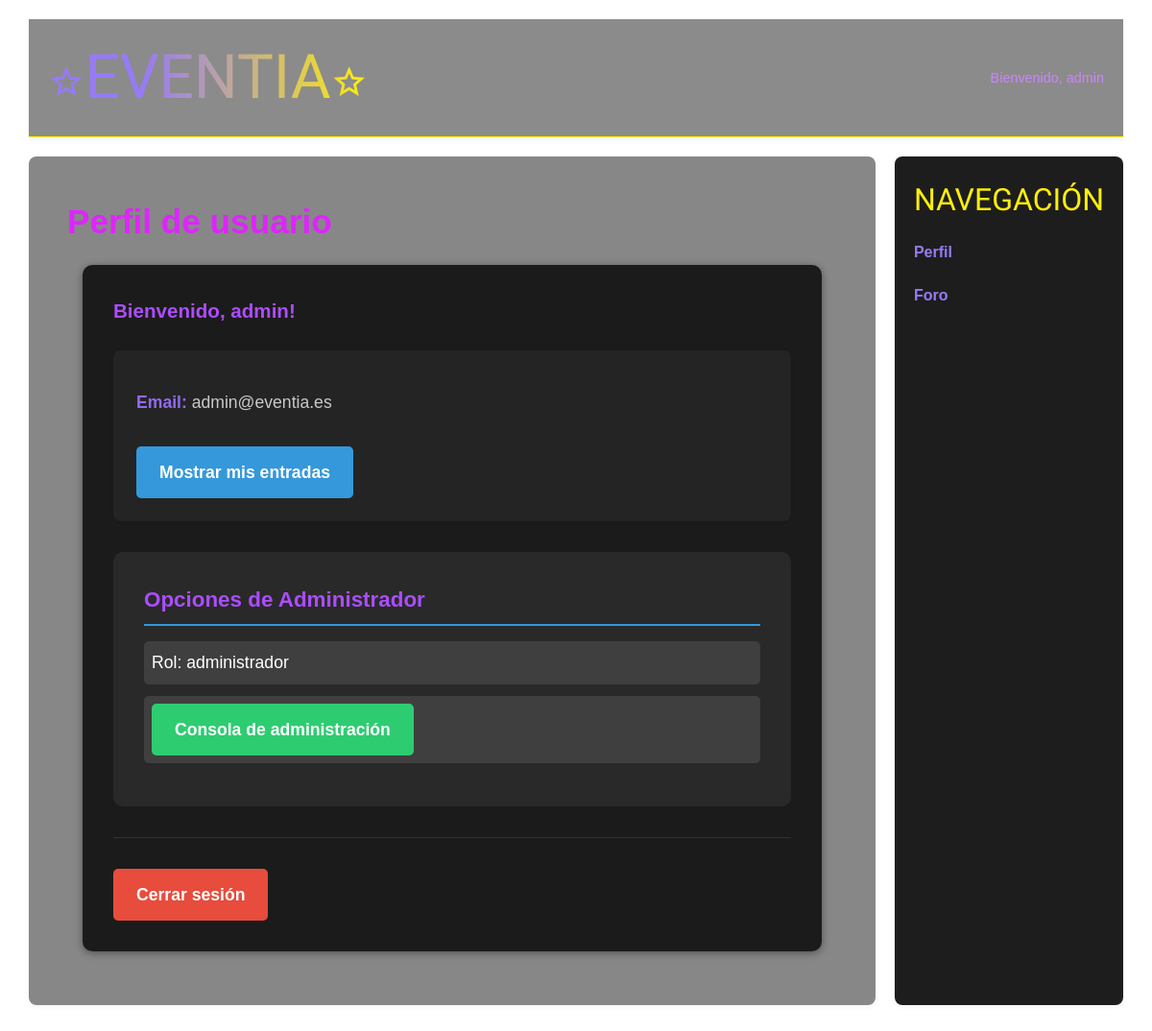
The app's page /perfil.php (signed in) with its own data.
### tables this page shows
CREATE TABLE `usuarios` (
  `username` varchar(10) NOT NULL,
  `email` varchar(100) NOT NULL,
  `password` varchar(255) NOT NULL,
  `rol` enum('cliente','promotor','administrador') NOT NULL DEFAULT 'cliente',
  `puntos` INT NOT NULL DEFAULT 0,
  `sal` char(32)
);

### includes/clases/usuarios/Usuario.php (called while the page is built, shortened)
<?php
class Usuario
{
    private $username;
    private $email;
    private $rol;
    private function __construct($username, $password, $email, $rol, $puntos, $sal)
    {
        $this->username = $username;
        $this->email = $email;
        $this->rol = $rol;
    }
    public static function buscaUsuario($username)
    {
        $conn = Aplicacion::getInstance()->getConexionBd();
        $query = sprintf("SELECT * FROM usuarios WHERE username='%s'", $conn->real_escape_string($username));
        $rs = $conn->query($query);
        if ($rs) {
            $fila = $rs->fetch_assoc();
            if ($fila) {
                $user = new Usuario($fila['username'], $fila['password'], $fila['email'], $fila['rol'], $fila['puntos'], $fila['sal']);
                return $user;
            }
        } else {
            error_log("Error BD ({$conn->errno}): {$conn->error}");
        }
        return false;
    }
    public function getUsername()
    {
        return $this->username;
    }
    public function getEmail()
    {
        return $this->email;
    }
    public function getRol()
    {
        return $this->rol;
    }
}

### includes/clases/Aplicacion.php (called while the page is built, shortened)
<?php
class Aplicacion {
    private static $instancia;
    public static function getInstance()
    {
        if (!self::$instancia instanceof self) {
            self::$instancia = new static();
        }
        return self::$instancia;
    }
    private $rutaRaizApp;
    private $inicializada;
    private function __construct() {
        $this->inicializada = false;
    }
    public function init($bdDatosConexion, $rutaApp = '/', $dirInstalacion = __DIR__)
    {
        if (!$this->inicializada) {
            $this->rutaRaizApp = $rutaApp;
            $this->inicializada = true;
        }
    }
    public function resuelve($path = '')
    {
        $rutaAppLongitudPrefijo = mb_strlen($this->rutaRaizApp);
        if (mb_substr($path, 0, $rutaAppLongitudPrefijo) === $this->rutaRaizApp) {
            return $path;
        }
        return $this->rutaRaizApp . $path;
    }
    public function buildUrl($relativeURL, $params = [])
    {
        $url = $this->resuelve($relativeURL);
        return $url;
    }
    public static function buildParams($params, $separator = '&', $enclosing = '')
    {
        $query = '';
        return $query;
    }
}

### perfil.php (the view, shortened to what this page needs)
<?php
    $app = Aplicacion::getInstance();
    $usuario = Usuario::buscaUsuario($app->nombreUsuario());
    $nombre = htmlspecialchars($usuario->getUsername());
    $email = htmlspecialchars($usuario->getEmail());
    $rol = htmlspecialchars($usuario->getRol());
    $enlaceLogout = $app->buildUrl('logout.php');
    $enlaceAdmin = $app->buildUrl('adminVista.php');
    $enlaceCompras = $app->buildUrl('mis_compras.php');
    $opcionesEspecificas = '';
    if ($rol === 'administrador' || $rol === 'promotor') {
        $opcionesEspecificas = <<<EOS
            <h2>Opciones de Administrador</h2>
            <ul>
                <li>Rol: $rol</li>
                <li><a href="$enlaceAdmin" class="boton_admin">Consola de administración</a></li>
            </ul>
        EOS;
    }
    $contenidoPrincipal = <<<EOS
         <h2>Perfil de usuario</h2>
        <article class="perfil-usuario">
            <h3>Bienvenido, $nombre!</h3>
            <div class="info-perfil">
                <p><strong>Email:</strong> $email</p>
                <a href="$enlaceCompras" class="boton-editar"> Mostrar mis entradas</a>
            </div>
            <section class="opciones-perfil">
                $opcionesEspecificas
            </section>
            <div class="acciones-secundarias">
                <a href="$enlaceLogout" class="boton-logout"> Cerrar sesión</a>
            </div>
        </article>
    EOS;
    require __DIR__.'/includes/vistas/plantillas/plantilla.php';
?>

### css/estilo.css (style rules this page uses)
* { margin: 0; padding: 0; box-sizing: border-box; }
h2 { font-size: 2em; font-weight: bold; color: #7055c8; }
a { color: #977af7; text-decoration: none; font-weight: bold; transition: color 0.3s; }
body { font-family: Verdana, sans-serif; color: black; line-height: 1.6; margin: 0; min-height: 100vh; position: relative; }
body::before { content: ""; position: fixed; top: 0; left: 0; width: 100%; height: 100%; background: url('https://p4.wallpaperbetter.com/wallpaper/89/725/306/pixels-pixel-art-pixelated-cityscape-wallpaper-preview.jpg') no-repeat center center; background-size: cover; z-index: -1; }
main p { margin-bottom: 15px; text-align: justify; }
h2, h3 { margin-top: 0; }
p { line-height: 1.6; margin: 0.5rem 0; }
strong { color: #916bf2; }
.perfil-usuario { font-family: 'Arial', sans-serif; color: #ffffff; margin: 1rem; padding: 2rem; background-color: rgba(0, 0, 0, 0.8); border-radius: 10px; box-shadow: 0 2px 8px rgba(0, 0, 0, 0.4); }
.perfil-usuario h2 { color: #de25ff; border-bottom: 2px solid #3498db; padding-bottom: 0.5rem; margin-bottom: 1.5rem; }
.perfil-usuario h3 { color: #ac4dff; margin-bottom: 1.5rem; }
.info-perfil { background: rgba(46, 46, 46, 0.5); padding: 1.5rem; border-radius: 8px; margin-bottom: 2rem; box-shadow: 0 1px 3px rgba(0,0,0,0.1); }
.info-perfil p { font-size: 1.1rem; margin: 1rem 0; }
.opciones-perfil { background: rgba(57, 57, 57, 0.5); padding: 2rem; border-radius: 10px; margin: 2rem 0; }
.opciones-perfil h2 { color: #ac4dff; font-size: 1.4rem; margin-bottom: 1rem; }
.opciones-perfil ul { list-style: none; padding: 0; }
.opciones-perfil li { margin: 0.8rem 0; padding: 0.5rem; background: rgba(255, 255, 255, 0.1); border-radius: 5px; }
.boton-editar { display: inline-block; padding: 0.8rem 1.5rem; background-color: #3498db; color: white; border-radius: 5px; text-decoration: none; transition: transform 0.3s ease; margin-top: 1rem; }
.boton-logout { display: inline-block; padding: 0.8rem 1.5rem; background-color: #e74c3c; color: white; border-radius: 5px; text-decoration: none; transition: transform 0.3s ease; }
.boton_admin { display: inline-block; padding: 0.8rem 1.5rem; background-color: #2ecc71; color: white; border-radius: 5px; text-decoration: none; transition: opacity 0.3s ease; }
.acciones-secundarias { margin-top: 2rem; padding-top: 2rem; border-top: 1px solid rgba(255, 255, 255, 0.1); }
h2, h3 { color: #de25ff; margin-top: 0; }
p { line-height: 1.6; margin: 0.5rem 0; color: #ffffffc0; }

### records on screen
usuarios: username "admin", email "admin@eventia.es", rol "administrador"

### other values on screen
mostrarSaludo() "Bienvenido, admin"
